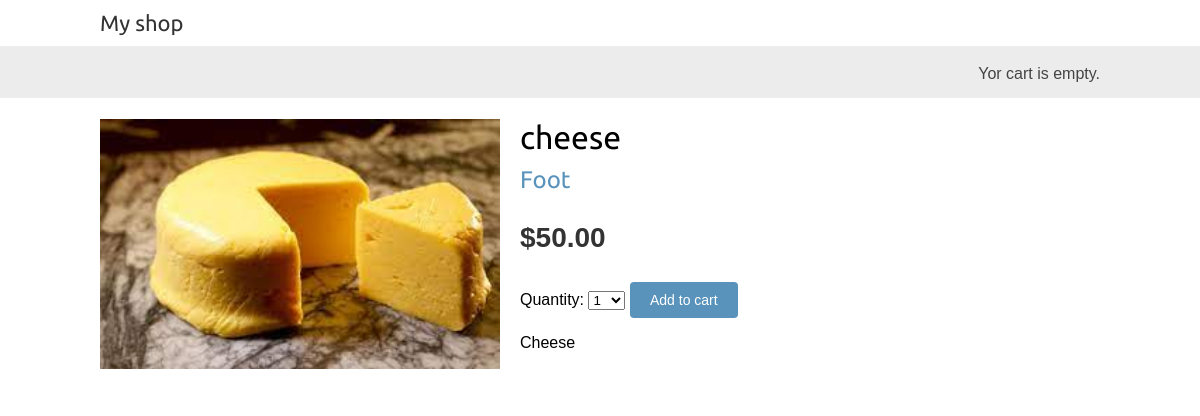
/2/cheese/, run on the app's committed database.
### shop/models.py (models this page shows, shortened)
class Product(models.Model):
    category = models.ForeignKey(Category,  # назначаем как первичный ключ к  Категории
                                 related_name='products',  # присваеваем связанное имя
                                 on_delete=models.CASCADE)  # ставим каскадный тип удаления
    name = models.CharField(max_length=200)
    slug = models.SlugField(max_length=200)
    image = models.ImageField(upload_to='products/%Y/%m/%d',  # выбираем куда загрузить  и фрматируем загрузку
                              blank=True)  # blank=True показывает что поле не обязательно
    description = models.TextField(blank=True)
    price = models.DecimalField(max_digits=10,  # max_digits максимальное кол цифр
                                decimal_places=2)  # decimal_places десятичные знаки
    available = models.BooleanField(default=True)
    created = models.DateTimeField(auto_now_add=True)
    updated = models.DateTimeField(auto_now=True)
    class Meta:
        ordering = ['name']  # имя товара
        indexes = [
            models.Index(fields=['id', 'slug']),  # много полярный индекс
            models.Index(fields=['name']),  # индексирование по полю name
            models.Index(fields=['-created']),  # так как есть минус индексируем по убыванию created
        ]

class Category(models.Model):
    name = models.CharField(max_length=200)
    slug = models.SlugField(max_length=200,
                            unique=True)  # unique означает уникальность
    class Meta:
        ordering = ['name']  # field для отображения
        indexes = [
            models.Index(fields=['name']),  # указываем поле для индексации
        ]
        verbose_name = 'category'
        verbose_name_plural = 'categories'
    def __str__(self):  # переопределили метод вывода
        return self.name
    def get_absolute_url(self):                       # метод для получения абсолютной ссылки
        return reverse('shop:product_list_by_category',  # viewname: имя шалона url указанного нами
                       args=[self.slug])                  # аргумент соответвует первому аргументу указанному в urls.py

### shop/views.py (the view)
# urls.py: path('<int:id>/<slug:slug>/', views.product_detail,
def product_detail(request, id, slug):
    product = get_object_or_404(
        Product,
        id=id,
        slug=slug,
        available=True)
    cart_product_form = CartAddProductForm()
    r = Recommender()
    recommended_products = r.suggest_products_for([product], 4)
    return render(request,
                  'shop/product/detail.html',
                  {'product': product,
                   'cart_product_form': cart_product_form,
                   'recommended_products': recommended_products})

### cart/forms.py
class CartAddProductForm(forms.Form):
    quantity = forms.TypedChoiceField(choices=PRODUCT_QUANTITY_CHOICES,
                                      coerce=int)
    override = forms.BooleanField(required=False,
                                  initial=False,
                                  widget=forms.HiddenInput)

### cart/cart.py (called while the page is built)
    def __len__(self):
        return sum(item['quantity'] for item in self.cart.values())

### cart/context_processor.py (called while the page is built)
def cart(request):
    return {'cart': Cart(request)}

### shop/recommender.py (called while the page is built, shortened)
    def get_product_key(self, id):
        return f'product:{id}:purchased_with'

    def suggest_products_for(self, products, max_results=6):
        product_ids = [p.id for p in products]
        if len(products) == 1:
            suggestions = r.zrange(
                             self.get_product_key(product_ids[0]),
                             0, -1, desc=True)[:max_results]
        suggested_products_ids = [int(id) for id in suggestions]
        suggested_products = list(Product.objects.filter(id__in=suggested_products_ids))
        suggested_products.sort(key=lambda x: suggested_products_ids.index(x.id))
        return suggested_products

### shop/templates/shop/product/detail.html (shortened to what this page needs)
{% extends "shop/base.html" %}
{% load static %}
{% block content %}
  <div class="product-detail">
    <img src="{% if product.image %}{{ product.image.url }}{% else %}
    {% static 'img/no_image.png' %}{% endif %}">
    <h1>{{ product.name }}</h1>
    <h2>
      <a href="{{ product.category.get_absolute_url }}">
        {{ product.category }}
      </a>
    </h2>
    <p class="price">${{ product.price }}</p>
    <form action="{% url 'cart:cart_add' product.id %}" method="post">
      {{ cart_product_form }}
      <input type="submit" value="Add to cart">
    </form>
    {{ product.description|linebreaks }}
  </div>
{% endblock %}

### shop/static/css/base.css (style rules this page uses)
body { margin:0; padding:0; font-family:helvetica, sans-serif; }
h1, h2, h3, h4, h5 , h6 { font-family: 'Ubuntu', sans-serif; font-weight:normal; }
a { text-decoration:none; color:#5993bb; }
a.button, input[type="submit"] { color:#fff; background:#5993bb; border-radius:4px; padding:10px 20px; font-size:14px; border:0; }
.product-detail { text-align:justify; }
.product-detail .price { color:#333; font-size:28px; font-weight:bold; }
.product-detail img { width:40%; float:left; padding:0 20px 20px 0; }
.product-detail h1 { margin-bottom:0; }
.product-detail h2 { margin-top:10px; }

### data on the page
Product: image (picture), name "cheese", category "Foot", price "50.00", description "Cheese"
